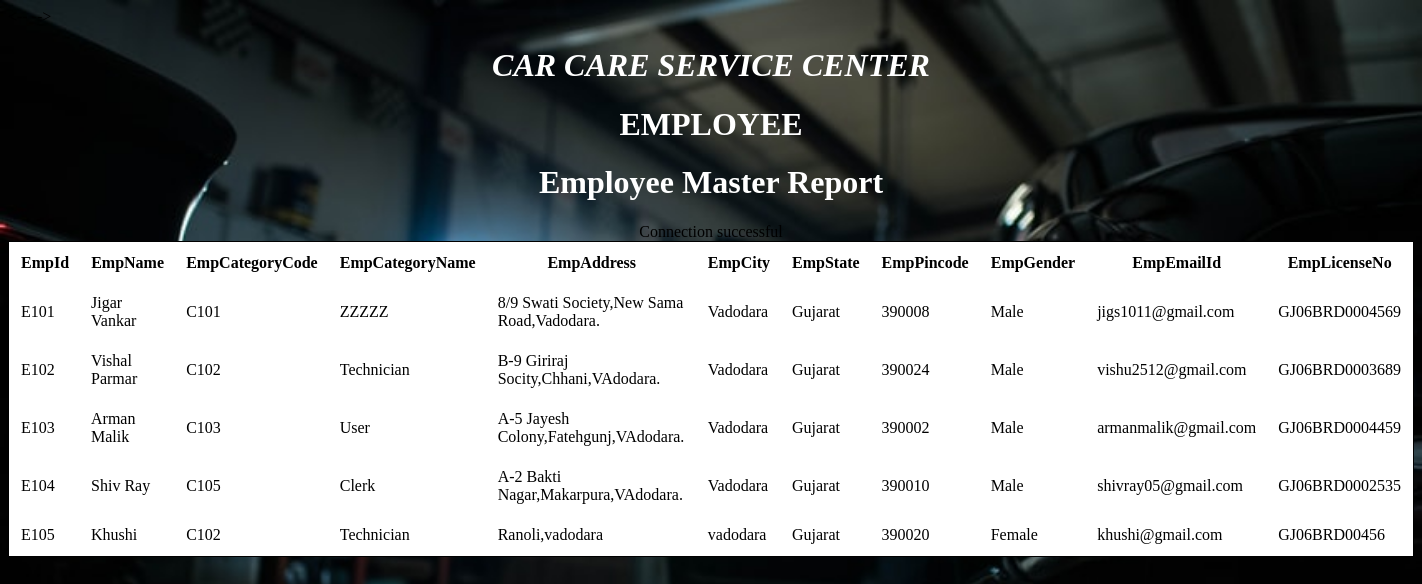
The page /Employeeview.php on the database its author committed.
### tables this page shows
CREATE TABLE IF NOT EXISTS `employee` (
  `EmpId` text NOT NULL,
  `EmpName` text NOT NULL,
  `EmpCategoryCode` text NOT NULL,
  `EmpCategoryName` text NOT NULL,
  `EmpAddress` text NOT NULL,
  `EmpCity` text NOT NULL,
  `EmpState` text NOT NULL,
  `EmpPincode` int(11) NOT NULL,
  `EmpGender` text NOT NULL,
  `EmpEmailId` text NOT NULL,
  `EmpLicenseNo` text NOT NULL
);

### Employeeview.php (the view, shortened to what this page needs)
<html>
<head>
  -->
</head>
<body>
<center>
<marquee><h1 class="impact" style="color:white;"><b><i>CAR CARE SERVICE CENTER</i></b></h1></marquee>
<h1 class="impact" style="color:white;"><b>EMPLOYEE</b></h1>
<h1 class="impact" style="color:white;"><b>Employee Master Report</b></h1>
<form name="Form1" method="POST" action="Employeedetailrecord.php">
    <table align="center" cellpadding="10" bgcolor="white" style="border:1px solid black" bordercolor="#D7DF01">
</head>
<tr>
<th>EmpId</th>
<th>EmpName</th>
<th>EmpCategoryCode</th>
<th>EmpCategoryName</th>
<th>EmpAddress</th>
<th>EmpCity</th>
<th>EmpState</th>
<th>EmpPincode</th>
<th>EmpGender</th>
<th>EmpEmailId</th>
<th>EmpLicenseNo</th>
</tr>
<?php
$con=mysql_connect("localhost","root","");
$sql="select * from employee";
$result=mysql_query($sql,$con);
while($row=mysql_fetch_array($result))
{
    $EmpId=$row['EmpId'];
    $EmpName=$row['EmpName'];
    $EmpCategoryCode=$row['EmpCategoryCode'];
    $EmpCategoryName=$row['EmpCategoryName'];
    $EmpAddress=$row['EmpAddress'];
    $EmpCity=$row['EmpCity'];
    $EmpState=$row['EmpState'];
    $EmpPincode=$row['EmpPincode'];
    $EmpGender=$row['EmpGender'];
    $EmpEmailId=$row['EmpEmailId'];
    $EmpLicenseNo=$row['EmpLicenseNo'];
?>
<tr>
<td><?php echo $EmpId;?></td>
<td><?php echo $EmpName;?></td>
<td><?php echo $EmpCategoryCode;?></td>
<td><?php echo $EmpCategoryName;?></td>
<td><?php echo $EmpAddress;?></td>
<td><?php echo $EmpCity;?></td>
<td><?php echo $EmpState;?></td>
<td><?php echo $EmpPincode;?></td>
<td><?php echo $EmpGender;?></td>
<td><?php echo $EmpEmailId;?></td>
<td><?php echo $EmpLicenseNo;?></td>
</tr>
<?php
}
?>
</table>
</body>
</html>

### Employeeview.php (style rules this page uses)
body { background-image: url('bg1.jpg'); background-repeat: no-repeat; background-attachment: fixed; background-size: 100% 100%; }

### rows shown on the page
employee: EmpId "E101", EmpName "Jigar Vankar", EmpCategoryCode "C101", EmpCategoryName "ZZZZZ", EmpAddress "8/9 Swati Society,New Sama Road,Vadodara.", EmpCity "Vadodara", EmpState "Gujarat", EmpPincode "390008", EmpGender "Male", EmpEmailId "jigs1011@gmail.com", EmpLicenseNo "GJ06BRD0004569"
employee: EmpId "E102", EmpName "Vishal Parmar", EmpCategoryCode "C102", EmpCategoryName "Technician", EmpAddress "B-9 Giriraj Socity,Chhani,VAdodara.", EmpCity "Vadodara", EmpState "Gujarat", EmpPincode "390024", EmpGender "Male", EmpEmailId "vishu2512@gmail.com", EmpLicenseNo "GJ06BRD0003689"
employee: EmpId "E103", EmpName "Arman Malik", EmpCategoryCode "C103", EmpCategoryName "User", EmpAddress "A-5 Jayesh Colony,Fatehgunj,VAdodara.", EmpCity "Vadodara", EmpState "Gujarat", EmpPincode "390002", EmpGender "Male", EmpEmailId "armanmalik@gmail.com", EmpLicenseNo "GJ06BRD0004459"
employee: EmpId "E104", EmpName "Shiv Ray", EmpCategoryCode "C105", EmpCategoryName "Clerk", EmpAddress "A-2 Bakti Nagar,Makarpura,VAdodara.", EmpCity "Vadodara", EmpState "Gujarat", EmpPincode "390010", EmpGender "Male", EmpEmailId "shivray05@gmail.com", EmpLicenseNo "GJ06BRD0002535"
employee: EmpId "E105", EmpName "Khushi", EmpCategoryCode "C102", EmpCategoryName "Technician", EmpAddress "Ranoli,vadodara", EmpCity "vadodara", EmpState "Gujarat", EmpPincode "390020", EmpGender "Female", EmpEmailId "khushi@gmail.com", EmpLicenseNo "GJ06BRD00456"
